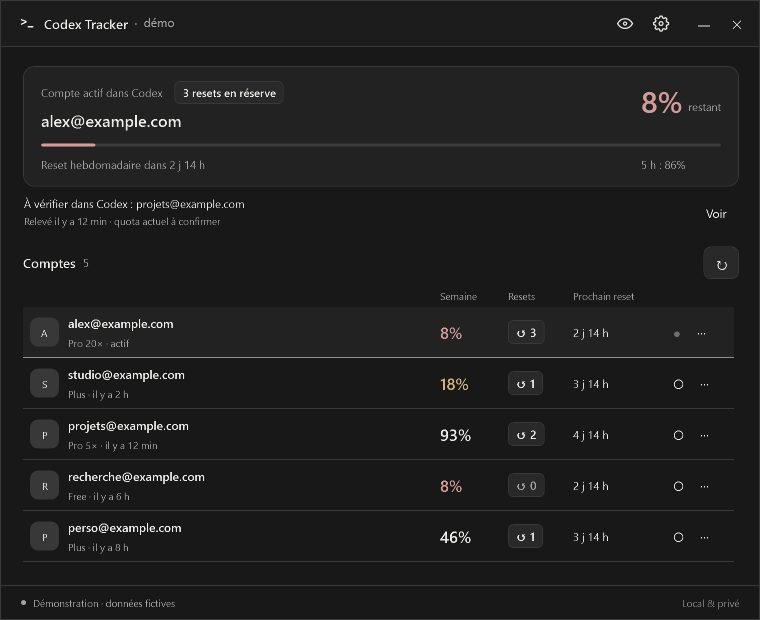
#> input picture docs/advice.png, 760 x 620 px, given in place of Comptes-dark-normal-96.png, which was not available
$ python tour.py
#> lines starting #> are read from the running program, lines starting #| are printed output that depends on the picture
"""Encode the fictional WPF previews as a short README tour (requires Pillow)."""
from pathlib import Path
from PIL import Image, ImageDraw, ImageFont

ROOT = Path(__file__).resolve().parents[1]
PREVIEWS = ROOT / "artifacts" / "previews"
SCENES = [
    ("Comptes-dark", "Vos comptes, d’un coup d’œil"),
    ("Semaine-dark", "Les resets de la semaine"),
    ("Resets-dark", "Les échéances et les réserves"),
    ("Rappels-dark", "Des rappels à votre rythme"),
    ("Général-light", "Un thème adapté à Windows"),
    ("Assistants-dark", "Un assistant connecté, si vous le souhaitez"),
]
font = ImageFont.truetype(str(ROOT / "src" / "CodexTracker.App" / "Assets" / "Fonts" / "Roboto-Regular.ttf"), 13)
slides = []
for index, (name, label) in enumerate(SCENES):
    with Image.open(PREVIEWS / f"{name}-normal-96.png") as capture:
#> capture is the input picture: PIL image 760x620 RGBA; mean R, G, B, A 31.1, 31, 30.9, 255
        assert capture.height == 620 and capture.width in (750, 760), "Use normal WPF demo previews at 96 DPI"
        frame = Image.new("RGB", (760, 660), "#101114")
        frame.paste(capture.convert("RGB"), ((760 - capture.width) // 2, 0))
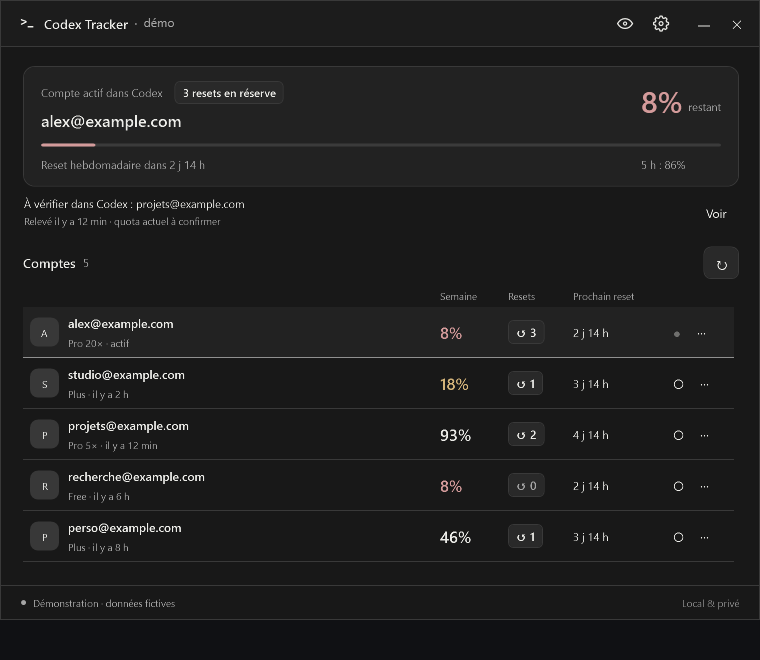
#> frame: PIL image 760x660 RGB; mean R, G, B 30.2, 30.1, 30.3
    draw = ImageDraw.Draw(frame)
    draw.text((20, 632), label, font=font, fill="#ecedf0")
    for dot in range(len(SCENES)):
        x = 646 + dot * 16
        draw.ellipse((x, 638, x + 5, 643), fill="#8e96ff" if dot == index else "#3a3d45")
    slides.append(frame)
#> pass 2 of the loop `for index, (name, label) in enumerate(SCENES):`:
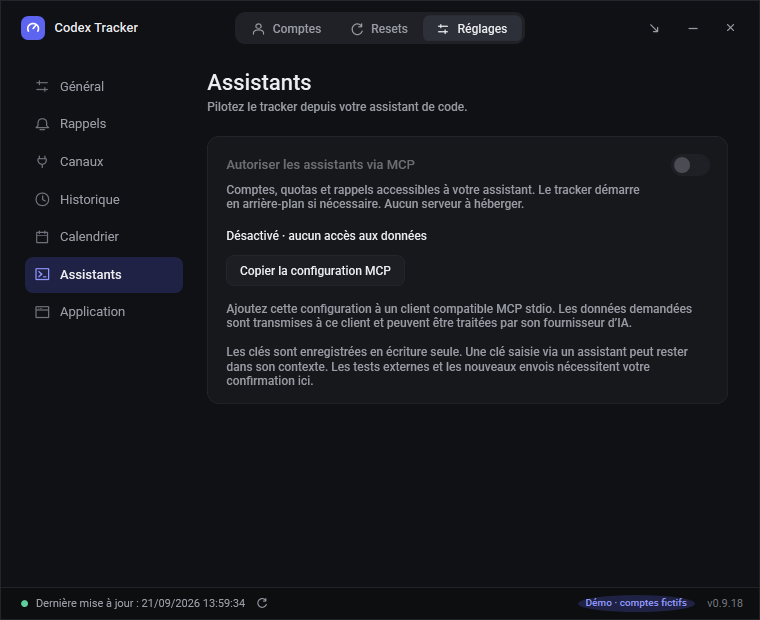
#> input picture docs/assistants.png, 760 x 620 px, given in place of Semaine-dark-normal-96.png, which was not available
#> capture is the input picture: PIL image 760x620 RGBA; mean R, G, B, A 23.5, 24.6, 28.8, 255
#> `frame.paste(capture.convert("RGB"), ((760 - capture.width) // 2, 0))`:
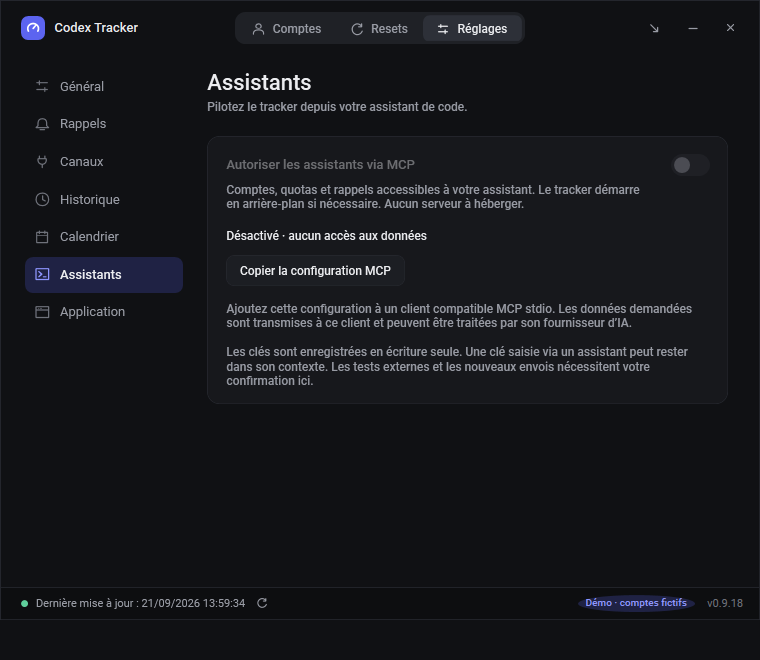
#> frame: PIL image 760x660 RGB; mean R, G, B 23, 24.2, 28.2
#> (the run stopped early here; a loop or call above may not have finished)
